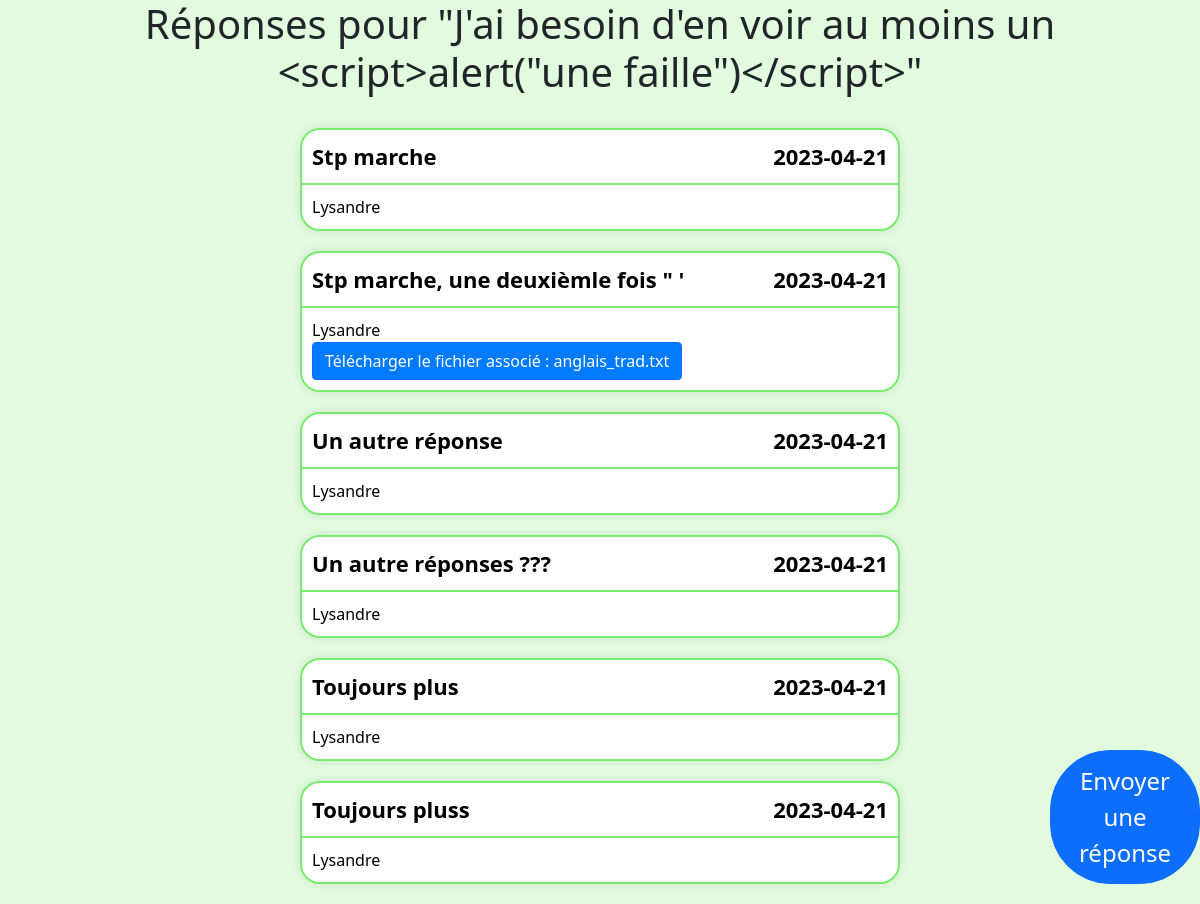
The app's page /homeworks/1/, older data.
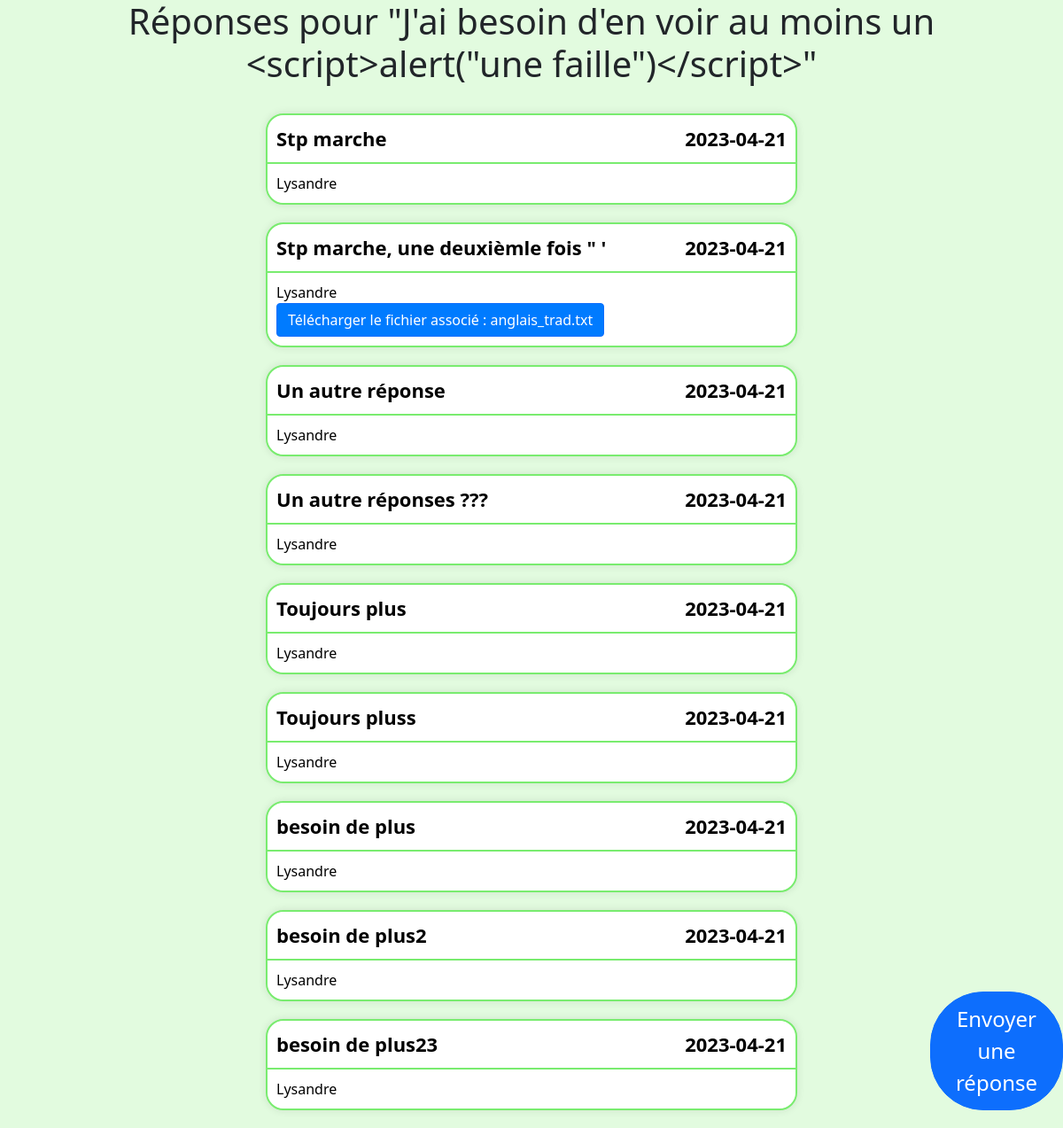
The same page, newer data.
### app.py (models this page shows)
class Answer(db.Model):
    id = db.Column(db.Integer, primary_key=True)
    homework_id = db.Column(db.Integer)
    title = db.Column(db.String(200), index=True, unique=True)
    content = db.Column(db.String(2000))
    user_id = db.Column(db.String(200))
    due_date = db.Column(db.String(50))
    file_data = db.Column(db.LargeBinary, nullable=True)
    file_name = db.Column(db.String(100), nullable=True)

### app.py (the view, shortened to what this page needs)
@app.route('/homeworks/', defaults={'homework_id': None, 'answer_id': None}, methods=['GET'])
@app.route('/homeworks/<int:homework_id>/', defaults={'answer_id': None}, methods=['GET'])
@app.route('/homeworks/<int:homework_id>/<int:answer_id>', methods=['GET'])
def homeworks(homework_id=None, answer_id=None):
    if homework_id:
        homework = Homework.query.get(int(homework_id))
        answers = Answer.query.filter_by(homework_id=homework_id).all()
        if homework:
            if answer_id:
                answer = Answer.query.get(int(answer_id))
                if answer:
                    return render_template('answer.html', homework=homework, ans=answer)
                else:
                    session.pop('_flashes', None)
                    flash('Answer not found.')
                    return redirect(url_for('homeworks') + str(homework_id))
            else:
                return render_template('homework_answers.html', homework=homework, answers=answers)
        else:
            session.pop('_flashes', None)
            flash('Homework not found.')
            return redirect(url_for('homeworks'))

### templates/homework_answers.html (shortened to what this page needs)
<!DOCTYPE html>
<html lang="en">
<head>
    <link href="{{ url_for('static', filename='css/bootstrap.min.css') }}" rel="stylesheet">
</head>
<body>
<div id="homework-answer-list">
    <h1 style="text-align: center;">Réponses pour "{{ homework.title }}"</h1>
    <br>
    {% for ans in answers %}
    <a href="{{ url_for('homeworks', homework_id=homework.id,  answer_id=ans.id) }}" style="text-decoration: none;">
        <div class="answer-card card my-card my-card-answer">
            <div class="card-header">
                <div class="row justify-content-between align-items-center">
                    <div class="col-auto">
                        <p style="font-size: 22px;">{{ ans.title }}</p>
                    </div>
                    <div class="col-auto">
                        <p style="font-size: 22px;">{{ ans.due_date }}</p>
                    </div>
                </div>
            </div>
            <div class="card-footer">
                <div class="row justify-content-between align-items-center">
                    <div class="col-auto">
                        <p style="text-align: left;">{{ ans.user_id }}</p>
                    </div>
                    {% if ans.file_data %}
                    <div class="col-auto" style="display: flex;">
                        <a class="btn btn-primary" href="{{ url_for('download_file', answer_id=ans.id) }}"
                           style="background-color: #007bff; color: white;">Télécharger le fichier associé : {{
                            ans.file_name }}</a>
                    </div>
                    {% endif %}
                </div>
            </div>
        </div>
    </a>
    {% endfor %}
    <button class="btn btn-primary"
            style="font-size: 24px; border-radius: 60px; padding: 1%; background-color: NUMBER; margin-left: 90%; position: fixed; bottom: 20px; left: -30px;">
        <a href="{{ url_for('upload_answer', homework_id=homework.id) }}" style="color: white; text-decoration: none;">
            Envoyer une réponse
        </a>
    </button>
</div>
</body>

Row changes from the older to the newer data that the page shows:
added Answer: title "besoin de plus", due_date "2023-04-21", user_id "Lysandre"
added Answer: title "besoin de plus2", due_date "2023-04-21", user_id "Lysandre"
added Answer: title "besoin de plus23", due_date "2023-04-21", user_id "Lysandre"
